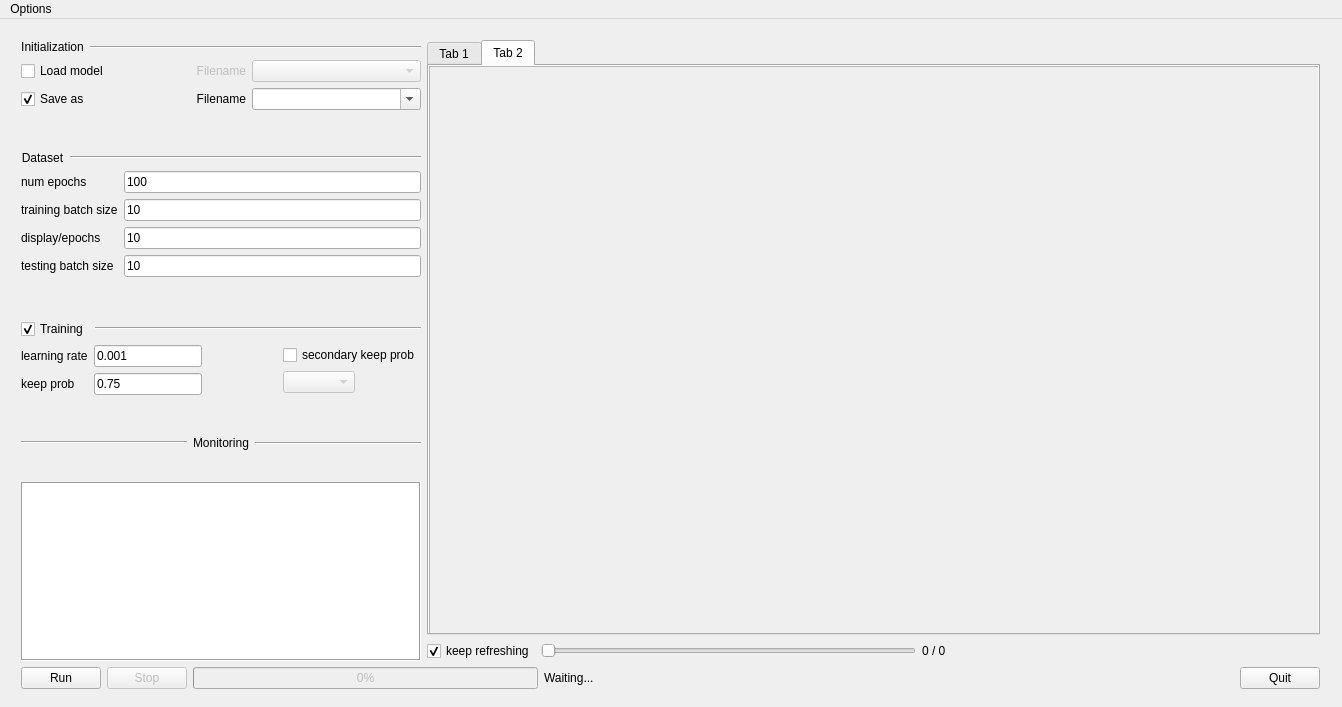
<?xml version="1.0" encoding="UTF-8"?>
<ui version="4.0">
 <class>MainWindow</class>
 <widget class="QMainWindow" name="MainWindow">
  <property name="geometry">
   <rect>
    <x>0</x>
    <y>0</y>
    <width>1342</width>
    <height>707</height>
   </rect>
  </property>
  <property name="windowTitle">
   <string>MainWindow</string>
  </property>
  <widget class="QWidget" name="centralWidget">
   <widget class="QWidget" name="verticalLayoutWidget_2">
    <property name="geometry">
     <rect>
      <x>10</x>
      <y>10</y>
      <width>1321</width>
      <height>671</height>
     </rect>
    </property>
    <layout class="QVBoxLayout" name="verticalLayout_7">
     <item>
      <layout class="QHBoxLayout" name="horizontalLayout_6">
       <item>
        <layout class="QVBoxLayout" name="verticalLayout_8">
         <item>
          <layout class="QVBoxLayout" name="verticalLayout">
           <item>
            <layout class="QVBoxLayout" name="verticalLayout_3">
             <item>
              <layout class="QHBoxLayout" name="horizontalLayout_2">
               <item>
                <widget class="QLabel" name="label_2">
                 <property name="sizePolicy">
                  <sizepolicy hsizetype="Maximum" vsizetype="Maximum">
                   <horstretch>0</horstretch>
                   <verstretch>0</verstretch>
                  </sizepolicy>
                 </property>
                 <property name="mouseTracking">
                  <bool>false</bool>
                 </property>
                 <property name="text">
                  <string>Initialization</string>
                 </property>
                 <property name="alignment">
                  <set>Qt::AlignCenter</set>
                 </property>
                </widget>
               </item>
               <item>
                <widget class="Line" name="line">
                 <property name="sizePolicy">
                  <sizepolicy hsizetype="Minimum" vsizetype="Preferred">
                   <horstretch>0</horstretch>
                   <verstretch>0</verstretch>
                  </sizepolicy>
                 </property>
                 <property name="orientation">
                  <enum>Qt::Horizontal</enum>
                 </property>
                </widget>
               </item>
              </layout>
             </item>
             <item>
              <layout class="QHBoxLayout" name="horizontalLayout">
               <item>
                <widget class="QCheckBox" name="checkBox_loading">
                 <property name="sizePolicy">
                  <sizepolicy hsizetype="Minimum" vsizetype="Fixed">
                   <horstretch>0</horstretch>
                   <verstretch>0</verstretch>
                  </sizepolicy>
                 </property>
                 <property name="layoutDirection">
                  <enum>Qt::LeftToRight</enum>
                 </property>
                 <property name="text">
                  <string>Load model</string>
                 </property>
                 <property name="tristate">
                  <bool>false</bool>
                 </property>
                </widget>
               </item>
               <item>
                <widget class="QLabel" name="label">
                 <property name="enabled">
                  <bool>false</bool>
                 </property>
                 <property name="sizePolicy">
                  <sizepolicy hsizetype="Maximum" vsizetype="Preferred">
                   <horstretch>0</horstretch>
                   <verstretch>0</verstretch>
                  </sizepolicy>
                 </property>
                 <property name="text">
                  <string>Filename</string>
                 </property>
                 <property name="alignment">
                  <set>Qt::AlignRight|Qt::AlignTrailing|Qt::AlignVCenter</set>
                 </property>
                </widget>
               </item>
               <item>
                <widget class="QComboBox" name="comboBox_load_model">
                 <property name="enabled">
                  <bool>false</bool>
                 </property>
                 <property name="sizePolicy">
                  <sizepolicy hsizetype="Preferred" vsizetype="Fixed">
                   <horstretch>0</horstretch>
                   <verstretch>0</verstretch>
                  </sizepolicy>
                 </property>
                </widget>
               </item>
              </layout>
             </item>
             <item>
              <layout class="QHBoxLayout" name="horizontalLayout_4">
               <item>
                <widget class="QCheckBox" name="checkBox_saving">
                 <property name="enabled">
                  <bool>true</bool>
                 </property>
                 <property name="sizePolicy">
                  <sizepolicy hsizetype="Minimum" vsizetype="Fixed">
                   <horstretch>0</horstretch>
                   <verstretch>0</verstretch>
                  </sizepolicy>
                 </property>
                 <property name="text">
                  <string>Save as</string>
                 </property>
                 <property name="checked">
                  <bool>true</bool>
                 </property>
                </widget>
               </item>
               <item>
                <widget class="QLabel" name="label_3">
                 <property name="enabled">
                  <bool>true</bool>
                 </property>
                 <property name="sizePolicy">
                  <sizepolicy hsizetype="Maximum" vsizetype="Preferred">
                   <horstretch>0</horstretch>
                   <verstretch>0</verstretch>
                  </sizepolicy>
                 </property>
                 <property name="text">
                  <string>Filename</string>
                 </property>
                 <property name="alignment">
                  <set>Qt::AlignRight|Qt::AlignTrailing|Qt::AlignVCenter</set>
                 </property>
                </widget>
               </item>
               <item>
                <widget class="QComboBox" name="comboBox_save_filename">
                 <property name="enabled">
                  <bool>true</bool>
                 </property>
                 <property name="editable">
                  <bool>true</bool>
                 </property>
                </widget>
               </item>
              </layout>
             </item>
            </layout>
           </item>
           <item>
            <spacer name="verticalSpacer_3">
             <property name="orientation">
              <enum>Qt::Vertical</enum>
             </property>
             <property name="sizeHint" stdset="0">
              <size>
               <width>20</width>
               <height>40</height>
              </size>
             </property>
            </spacer>
           </item>
           <item>
            <layout class="QVBoxLayout" name="verticalLayout_4">
             <item>
              <layout class="QHBoxLayout" name="horizontalLayout_3">
               <item>
                <widget class="QLabel" name="label_4">
                 <property name="sizePolicy">
                  <sizepolicy hsizetype="Maximum" vsizetype="Maximum">
                   <horstretch>0</horstretch>
                   <verstretch>0</verstretch>
                  </sizepolicy>
                 </property>
                 <property name="mouseTracking">
                  <bool>false</bool>
                 </property>
                 <property name="text">
                  <string>Dataset</string>
                 </property>
                 <property name="alignment">
                  <set>Qt::AlignCenter</set>
                 </property>
                </widget>
               </item>
               <item>
                <widget class="Line" name="line_2">
                 <property name="sizePolicy">
                  <sizepolicy hsizetype="Minimum" vsizetype="Maximum">
                   <horstretch>0</horstretch>
                   <verstretch>0</verstretch>
                  </sizepolicy>
                 </property>
                 <property name="orientation">
                  <enum>Qt::Horizontal</enum>
                 </property>
                </widget>
               </item>
              </layout>
             </item>
             <item>
              <layout class="QFormLayout" name="formLayout">
               <item row="0" column="0">
                <widget class="QLabel" name="numEpochsLabel">
                 <property name="text">
                  <string>num epochs</string>
                 </property>
                </widget>
               </item>
               <item row="1" column="0">
                <widget class="QLabel" name="trainingBatchSizeLabel">
                 <property name="text">
                  <string>training batch size</string>
                 </property>
                </widget>
               </item>
               <item row="1" column="1">
                <widget class="QLineEdit" name="trainingBatchSizeLineEdit">
                 <property name="sizePolicy">
                  <sizepolicy hsizetype="Minimum" vsizetype="Fixed">
                   <horstretch>0</horstretch>
                   <verstretch>0</verstretch>
                  </sizepolicy>
                 </property>
                 <property name="text">
                  <string>10</string>
                 </property>
                </widget>
               </item>
               <item row="2" column="0">
                <widget class="QLabel" name="displayEpochsLabel">
                 <property name="text">
                  <string>display/epochs</string>
                 </property>
                </widget>
               </item>
               <item row="2" column="1">
                <widget class="QLineEdit" name="displayEpochsLineEdit">
                 <property name="sizePolicy">
                  <sizepolicy hsizetype="Minimum" vsizetype="Fixed">
                   <horstretch>0</horstretch>
                   <verstretch>0</verstretch>
                  </sizepolicy>
                 </property>
                 <property name="text">
                  <string>10</string>
                 </property>
                </widget>
               </item>
               <item row="3" column="0">
                <widget class="QLabel" name="testingBatchSizeLabel">
                 <property name="text">
                  <string>testing batch size</string>
                 </property>
                </widget>
               </item>
               <item row="3" column="1">
                <widget class="QLineEdit" name="testingBatchSizeLineEdit">
                 <property name="sizePolicy">
                  <sizepolicy hsizetype="Minimum" vsizetype="Fixed">
                   <horstretch>0</horstretch>
                   <verstretch>0</verstretch>
                  </sizepolicy>
                 </property>
                 <property name="text">
                  <string>10</string>
                 </property>
                </widget>
               </item>
               <item row="0" column="1">
                <widget class="QLineEdit" name="numEpochsLineEdit">
                 <property name="sizePolicy">
                  <sizepolicy hsizetype="Minimum" vsizetype="Fixed">
                   <horstretch>0</horstretch>
                   <verstretch>0</verstretch>
                  </sizepolicy>
                 </property>
                 <property name="text">
                  <string>100</string>
                 </property>
                </widget>
               </item>
              </layout>
             </item>
            </layout>
           </item>
           <item>
            <spacer name="verticalSpacer_2">
             <property name="orientation">
              <enum>Qt::Vertical</enum>
             </property>
             <property name="sizeHint" stdset="0">
              <size>
               <width>20</width>
               <height>40</height>
              </size>
             </property>
            </spacer>
           </item>
           <item>
            <layout class="QVBoxLayout" name="verticalLayout_2">
             <item>
              <layout class="QHBoxLayout" name="horizontalLayout_8">
               <item>
                <widget class="QCheckBox" name="checkBox_training">
                 <property name="sizePolicy">
                  <sizepolicy hsizetype="Maximum" vsizetype="Fixed">
                   <horstretch>0</horstretch>
                   <verstretch>0</verstretch>
                  </sizepolicy>
                 </property>
                 <property name="text">
                  <string>Training</string>
                 </property>
                 <property name="checked">
                  <bool>true</bool>
                 </property>
                </widget>
               </item>
               <item>
                <widget class="Line" name="line_5">
                 <property name="sizePolicy">
                  <sizepolicy hsizetype="Minimum" vsizetype="Maximum">
                   <horstretch>0</horstretch>
                   <verstretch>0</verstretch>
                  </sizepolicy>
                 </property>
                 <property name="orientation">
                  <enum>Qt::Horizontal</enum>
                 </property>
                </widget>
               </item>
              </layout>
             </item>
             <item>
              <layout class="QHBoxLayout" name="horizontalLayout_9">
               <item>
                <layout class="QFormLayout" name="formLayout_2">
                 <item row="0" column="0">
                  <widget class="QLabel" name="learningRateLabel">
                   <property name="enabled">
                    <bool>true</bool>
                   </property>
                   <property name="text">
                    <string>learning rate</string>
                   </property>
                  </widget>
                 </item>
                 <item row="0" column="1">
                  <widget class="QLineEdit" name="learningRateLineEdit">
                   <property name="enabled">
                    <bool>true</bool>
                   </property>
                   <property name="sizePolicy">
                    <sizepolicy hsizetype="Maximum" vsizetype="Fixed">
                     <horstretch>0</horstretch>
                     <verstretch>0</verstretch>
                    </sizepolicy>
                   </property>
                   <property name="text">
                    <string>0.001</string>
                   </property>
                  </widget>
                 </item>
                 <item row="1" column="0">
                  <widget class="QLabel" name="kpLabel">
                   <property name="enabled">
                    <bool>true</bool>
                   </property>
                   <property name="text">
                    <string>keep prob</string>
                   </property>
                  </widget>
                 </item>
                 <item row="1" column="1">
                  <widget class="QLineEdit" name="kpLineEdit">
                   <property name="enabled">
                    <bool>true</bool>
                   </property>
                   <property name="sizePolicy">
                    <sizepolicy hsizetype="Maximum" vsizetype="Fixed">
                     <horstretch>0</horstretch>
                     <verstretch>0</verstretch>
                    </sizepolicy>
                   </property>
                   <property name="text">
                    <string>0.75</string>
                   </property>
                  </widget>
                 </item>
                </layout>
               </item>
               <item>
                <layout class="QVBoxLayout" name="verticalLayout_6">
                 <item>
                  <widget class="QCheckBox" name="checkBox_sec_kp">
                   <property name="enabled">
                    <bool>true</bool>
                   </property>
                   <property name="sizePolicy">
                    <sizepolicy hsizetype="Maximum" vsizetype="Fixed">
                     <horstretch>0</horstretch>
                     <verstretch>0</verstretch>
                    </sizepolicy>
                   </property>
                   <property name="text">
                    <string>secondary keep prob</string>
                   </property>
                  </widget>
                 </item>
                 <item>
                  <widget class="QComboBox" name="comboBox_sec_kp">
                   <property name="enabled">
                    <bool>false</bool>
                   </property>
                   <property name="sizePolicy">
                    <sizepolicy hsizetype="Maximum" vsizetype="Fixed">
                     <horstretch>0</horstretch>
                     <verstretch>0</verstretch>
                    </sizepolicy>
                   </property>
                  </widget>
                 </item>
                </layout>
               </item>
              </layout>
             </item>
            </layout>
           </item>
           <item>
            <spacer name="verticalSpacer">
             <property name="orientation">
              <enum>Qt::Vertical</enum>
             </property>
             <property name="sizeHint" stdset="0">
              <size>
               <width>20</width>
               <height>40</height>
              </size>
             </property>
            </spacer>
           </item>
           <item>
            <layout class="QVBoxLayout" name="verticalLayout_9">
             <item>
              <layout class="QHBoxLayout" name="horizontalLayout_10">
               <item>
                <widget class="Line" name="line_4">
                 <property name="orientation">
                  <enum>Qt::Horizontal</enum>
                 </property>
                </widget>
               </item>
               <item>
                <widget class="QLabel" name="label_6">
                 <property name="sizePolicy">
                  <sizepolicy hsizetype="Maximum" vsizetype="Preferred">
                   <horstretch>0</horstretch>
                   <verstretch>0</verstretch>
                  </sizepolicy>
                 </property>
                 <property name="text">
                  <string>Monitoring</string>
                 </property>
                </widget>
               </item>
               <item>
                <widget class="Line" name="line_3">
                 <property name="sizePolicy">
                  <sizepolicy hsizetype="Minimum" vsizetype="Minimum">
                   <horstretch>0</horstretch>
                   <verstretch>0</verstretch>
                  </sizepolicy>
                 </property>
                 <property name="orientation">
                  <enum>Qt::Horizontal</enum>
                 </property>
                </widget>
               </item>
              </layout>
             </item>
             <item>
              <layout class="QHBoxLayout" name="horizontalLayout_11">
               <item>
                <layout class="QVBoxLayout" name="verticalLayout_10"/>
               </item>
               <item>
                <layout class="QVBoxLayout" name="verticalLayout_13"/>
               </item>
               <item>
                <widget class="Line" name="line_6">
                 <property name="sizePolicy">
                  <sizepolicy hsizetype="Fixed" vsizetype="Expanding">
                   <horstretch>0</horstretch>
                   <verstretch>0</verstretch>
                  </sizepolicy>
                 </property>
                 <property name="orientation">
                  <enum>Qt::Vertical</enum>
                 </property>
                </widget>
               </item>
               <item>
                <layout class="QVBoxLayout" name="verticalLayout_12"/>
               </item>
               <item>
                <layout class="QVBoxLayout" name="verticalLayout_11"/>
               </item>
              </layout>
             </item>
            </layout>
           </item>
          </layout>
         </item>
         <item>
          <spacer name="horizontalSpacer_3">
           <property name="orientation">
            <enum>Qt::Horizontal</enum>
           </property>
           <property name="sizeType">
            <enum>QSizePolicy::Fixed</enum>
           </property>
           <property name="sizeHint" stdset="0">
            <size>
             <width>400</width>
             <height>20</height>
            </size>
           </property>
          </spacer>
         </item>
         <item>
          <widget class="QTextBrowser" name="textBrowser_log">
           <property name="sizePolicy">
            <sizepolicy hsizetype="Minimum" vsizetype="Maximum">
             <horstretch>0</horstretch>
             <verstretch>0</verstretch>
            </sizepolicy>
           </property>
           <property name="frameShape">
            <enum>QFrame::Box</enum>
           </property>
           <property name="frameShadow">
            <enum>QFrame::Sunken</enum>
           </property>
           <property name="verticalScrollBarPolicy">
            <enum>Qt::ScrollBarAsNeeded</enum>
           </property>
           <property name="tabStopWidth">
            <number>8</number>
           </property>
           <property name="textInteractionFlags">
            <set>Qt::NoTextInteraction</set>
           </property>
          </widget>
         </item>
        </layout>
       </item>
       <item>
        <layout class="QVBoxLayout" name="verticalLayout_5">
         <item>
          <widget class="QTabWidget" name="tabWidget">
           <property name="currentIndex">
            <number>1</number>
           </property>
           <widget class="QWidget" name="tab">
            <attribute name="title">
             <string>Tab 1</string>
            </attribute>
            <widget class="QGraphicsView" name="graphicsView">
             <property name="enabled">
              <bool>false</bool>
             </property>
             <property name="geometry">
              <rect>
               <x>0</x>
               <y>0</y>
               <width>911</width>
               <height>581</height>
              </rect>
             </property>
             <property name="sizePolicy">
              <sizepolicy hsizetype="Minimum" vsizetype="Minimum">
               <horstretch>20</horstretch>
               <verstretch>0</verstretch>
              </sizepolicy>
             </property>
             <property name="frameShadow">
              <enum>QFrame::Sunken</enum>
             </property>
             <property name="interactive">
              <bool>false</bool>
             </property>
             <property name="alignment">
              <set>Qt::AlignLeading|Qt::AlignLeft|Qt::AlignTop</set>
             </property>
            </widget>
           </widget>
           <widget class="QWidget" name="tab_2_test">
            <attribute name="title">
             <string>Tab 2</string>
            </attribute>
            <widget class="QGraphicsView" name="graphicsView_2">
             <property name="enabled">
              <bool>false</bool>
             </property>
             <property name="geometry">
              <rect>
               <x>0</x>
               <y>0</y>
               <width>911</width>
               <height>581</height>
              </rect>
             </property>
             <property name="sizePolicy">
              <sizepolicy hsizetype="Minimum" vsizetype="Minimum">
               <horstretch>0</horstretch>
               <verstretch>0</verstretch>
              </sizepolicy>
             </property>
             <property name="interactive">
              <bool>false</bool>
             </property>
             <property name="alignment">
              <set>Qt::AlignLeading|Qt::AlignLeft|Qt::AlignTop</set>
             </property>
            </widget>
           </widget>
          </widget>
         </item>
         <item>
          <layout class="QHBoxLayout" name="horizontalLayout_7">
           <item>
            <widget class="QCheckBox" name="checkBox_keep_refreshing">
             <property name="text">
              <string>keep refreshing</string>
             </property>
             <property name="checked">
              <bool>true</bool>
             </property>
            </widget>
           </item>
           <item>
            <widget class="QSlider" name="horizontalSlider_snap">
             <property name="enabled">
              <bool>false</bool>
             </property>
             <property name="sizePolicy">
              <sizepolicy hsizetype="MinimumExpanding" vsizetype="Fixed">
               <horstretch>0</horstretch>
               <verstretch>0</verstretch>
              </sizepolicy>
             </property>
             <property name="maximum">
              <number>100</number>
             </property>
             <property name="tracking">
              <bool>true</bool>
             </property>
             <property name="orientation">
              <enum>Qt::Horizontal</enum>
             </property>
             <property name="invertedAppearance">
              <bool>false</bool>
             </property>
             <property name="invertedControls">
              <bool>false</bool>
             </property>
             <property name="tickPosition">
              <enum>QSlider::NoTicks</enum>
             </property>
             <property name="tickInterval">
              <number>20</number>
             </property>
            </widget>
           </item>
           <item>
            <widget class="QLabel" name="label_slider">
             <property name="text">
              <string>0 / 0</string>
             </property>
            </widget>
           </item>
           <item>
            <spacer name="horizontalSpacer_2">
             <property name="orientation">
              <enum>Qt::Horizontal</enum>
             </property>
             <property name="sizeHint" stdset="0">
              <size>
               <width>40</width>
               <height>20</height>
              </size>
             </property>
            </spacer>
           </item>
          </layout>
         </item>
        </layout>
       </item>
      </layout>
     </item>
     <item>
      <layout class="QHBoxLayout" name="horizontalLayout_5">
       <item>
        <widget class="QPushButton" name="pushButton_run">
         <property name="text">
          <string>Run</string>
         </property>
        </widget>
       </item>
       <item>
        <widget class="QPushButton" name="pushButton_stop">
         <property name="enabled">
          <bool>false</bool>
         </property>
         <property name="text">
          <string>Stop</string>
         </property>
        </widget>
       </item>
       <item>
        <widget class="QProgressBar" name="progressBar">
         <property name="enabled">
          <bool>false</bool>
         </property>
         <property name="value">
          <number>0</number>
         </property>
        </widget>
       </item>
       <item>
        <widget class="QLabel" name="label_status">
         <property name="sizePolicy">
          <sizepolicy hsizetype="Expanding" vsizetype="Preferred">
           <horstretch>0</horstretch>
           <verstretch>0</verstretch>
          </sizepolicy>
         </property>
         <property name="text">
          <string>Waiting...</string>
         </property>
        </widget>
       </item>
       <item>
        <spacer name="horizontalSpacer">
         <property name="orientation">
          <enum>Qt::Horizontal</enum>
         </property>
         <property name="sizeHint" stdset="0">
          <size>
           <width>40</width>
           <height>20</height>
          </size>
         </property>
        </spacer>
       </item>
       <item>
        <widget class="QPushButton" name="pushButton_quit">
         <property name="text">
          <string>Quit</string>
         </property>
        </widget>
       </item>
      </layout>
     </item>
    </layout>
   </widget>
  </widget>
  <widget class="QMenuBar" name="menuBar">
   <property name="geometry">
    <rect>
     <x>0</x>
     <y>0</y>
     <width>1342</width>
     <height>18</height>
    </rect>
   </property>
   <widget class="QMenu" name="menuOptions">
    <property name="title">
     <string>Options</string>
    </property>
   </widget>
   <addaction name="menuOptions"/>
  </widget>
 </widget>
 <layoutdefault spacing="6" margin="11"/>
 <tabstops>
  <tabstop>checkBox_loading</tabstop>
  <tabstop>comboBox_load_model</tabstop>
  <tabstop>checkBox_saving</tabstop>
  <tabstop>comboBox_save_filename</tabstop>
  <tabstop>numEpochsLineEdit</tabstop>
  <tabstop>trainingBatchSizeLineEdit</tabstop>
  <tabstop>displayEpochsLineEdit</tabstop>
  <tabstop>testingBatchSizeLineEdit</tabstop>
  <tabstop>checkBox_training</tabstop>
  <tabstop>learningRateLineEdit</tabstop>
  <tabstop>kpLineEdit</tabstop>
  <tabstop>checkBox_sec_kp</tabstop>
  <tabstop>comboBox_sec_kp</tabstop>
  <tabstop>textBrowser_log</tabstop>
  <tabstop>pushButton_run</tabstop>
  <tabstop>pushButton_stop</tabstop>
  <tabstop>pushButton_quit</tabstop>
 </tabstops>
 <resources/>
 <connections>
  <connection>
   <sender>checkBox_loading</sender>
   <signal>toggled(bool)</signal>
   <receiver>label</receiver>
   <slot>setEnabled(bool)</slot>
   <hints>
    <hint type="sourcelabel">
     <x>52</x>
     <y>71</y>
    </hint>
    <hint type="destinationlabel">
     <x>225</x>
     <y>78</y>
    </hint>
   </hints>
  </connection>
  <connection>
   <sender>checkBox_loading</sender>
   <signal>toggled(bool)</signal>
   <receiver>comboBox_load_model</receiver>
   <slot>setEnabled(bool)</slot>
   <hints>
    <hint type="sourcelabel">
     <x>27</x>
     <y>72</y>
    </hint>
    <hint type="destinationlabel">
     <x>409</x>
     <y>81</y>
    </hint>
   </hints>
  </connection>
  <connection>
   <sender>checkBox_training</sender>
   <signal>toggled(bool)</signal>
   <receiver>learningRateLabel</receiver>
   <slot>setEnabled(bool)</slot>
   <hints>
    <hint type="sourcelabel">
     <x>53</x>
     <y>351</y>
    </hint>
    <hint type="destinationlabel">
     <x>66</x>
     <y>383</y>
    </hint>
   </hints>
  </connection>
  <connection>
   <sender>checkBox_training</sender>
   <signal>toggled(bool)</signal>
   <receiver>learningRateLineEdit</receiver>
   <slot>setEnabled(bool)</slot>
   <hints>
    <hint type="sourcelabel">
     <x>90</x>
     <y>351</y>
    </hint>
    <hint type="destinationlabel">
     <x>225</x>
     <y>383</y>
    </hint>
   </hints>
  </connection>
  <connection>
   <sender>checkBox_training</sender>
   <signal>toggled(bool)</signal>
   <receiver>kpLabel</receiver>
   <slot>setEnabled(bool)</slot>
   <hints>
    <hint type="sourcelabel">
     <x>50</x>
     <y>351</y>
    </hint>
    <hint type="destinationlabel">
     <x>46</x>
     <y>412</y>
    </hint>
   </hints>
  </connection>
  <connection>
   <sender>checkBox_training</sender>
   <signal>toggled(bool)</signal>
   <receiver>kpLineEdit</receiver>
   <slot>setEnabled(bool)</slot>
   <hints>
    <hint type="sourcelabel">
     <x>78</x>
     <y>351</y>
    </hint>
    <hint type="destinationlabel">
     <x>225</x>
     <y>412</y>
    </hint>
   </hints>
  </connection>
  <connection>
   <sender>checkBox_sec_kp</sender>
   <signal>toggled(bool)</signal>
   <receiver>comboBox_sec_kp</receiver>
   <slot>setEnabled(bool)</slot>
   <hints>
    <hint type="sourcelabel">
     <x>385</x>
     <y>381</y>
    </hint>
    <hint type="destinationlabel">
     <x>312</x>
     <y>410</y>
    </hint>
   </hints>
  </connection>
  <connection>
   <sender>checkBox_training</sender>
   <signal>toggled(bool)</signal>
   <receiver>checkBox_sec_kp</receiver>
   <slot>setEnabled(bool)</slot>
   <hints>
    <hint type="sourcelabel">
     <x>90</x>
     <y>351</y>
    </hint>
    <hint type="destinationlabel">
     <x>385</x>
     <y>381</y>
    </hint>
   </hints>
  </connection>
  <connection>
   <sender>checkBox_training</sender>
   <signal>toggled(bool)</signal>
   <receiver>comboBox_sec_kp</receiver>
   <slot>setEnabled(bool)</slot>
   <hints>
    <hint type="sourcelabel">
     <x>38</x>
     <y>351</y>
    </hint>
    <hint type="destinationlabel">
     <x>312</x>
     <y>410</y>
    </hint>
   </hints>
  </connection>
  <connection>
   <sender>comboBox_load_model</sender>
   <signal>currentIndexChanged(QString)</signal>
   <receiver>comboBox_save_filename</receiver>
   <slot>setEditText(QString)</slot>
   <hints>
    <hint type="sourcelabel">
     <x>409</x>
     <y>81</y>
    </hint>
    <hint type="destinationlabel">
     <x>409</x>
     <y>112</y>
    </hint>
   </hints>
  </connection>
  <connection>
   <sender>checkBox_saving</sender>
   <signal>toggled(bool)</signal>
   <receiver>label_3</receiver>
   <slot>setEnabled(bool)</slot>
   <hints>
    <hint type="sourcelabel">
     <x>84</x>
     <y>101</y>
    </hint>
    <hint type="destinationlabel">
     <x>225</x>
     <y>108</y>
    </hint>
   </hints>
  </connection>
  <connection>
   <sender>checkBox_saving</sender>
   <signal>toggled(bool)</signal>
   <receiver>comboBox_save_filename</receiver>
   <slot>setEnabled(bool)</slot>
   <hints>
    <hint type="sourcelabel">
     <x>28</x>
     <y>101</y>
    </hint>
    <hint type="destinationlabel">
     <x>409</x>
     <y>112</y>
    </hint>
   </hints>
  </connection>
  <connection>
   <sender>comboBox_load_model</sender>
   <signal>activated(QString)</signal>
   <receiver>comboBox_save_filename</receiver>
   <slot>setEditText(QString)</slot>
   <hints>
    <hint type="sourcelabel">
     <x>409</x>
     <y>81</y>
    </hint>
    <hint type="destinationlabel">
     <x>409</x>
     <y>112</y>
    </hint>
   </hints>
  </connection>
 </connections>
</ui>
